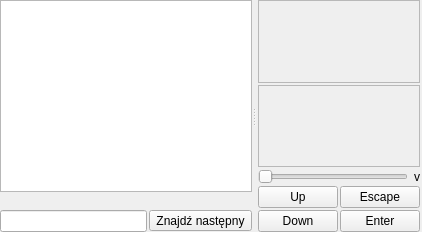
     <widget class="QSplitter" name="splitter">
      <property name="sizePolicy">
       <sizepolicy hsizetype="Expanding" vsizetype="Expanding">
        <horstretch>0</horstretch>
        <verstretch>0</verstretch>
       </sizepolicy>
      </property>
      <property name="orientation">
       <enum>Qt::Horizontal</enum>
      </property>
      <property name="childrenCollapsible">
       <bool>false</bool>
      </property>
      <widget class="QWidget" name="widget" native="true">
       <layout class="QGridLayout" name="gridLayout_9">
        <property name="leftMargin">
         <number>0</number>
        </property>
        <property name="topMargin">
         <number>0</number>
        </property>
        <property name="rightMargin">
         <number>0</number>
        </property>
        <property name="bottomMargin">
         <number>0</number>
        </property>
        <property name="spacing">
         <number>2</number>
        </property>
        <item row="2" column="1">
         <widget class="QToolButton" name="findNextB">
          <property name="focusPolicy">
           <enum>Qt::NoFocus</enum>
          </property>
          <property name="text">
           <string>Znajdź następny</string>
          </property>
          <property name="shortcut">
           <string>F3</string>
          </property>
         </widget>
        </item>
        <item row="0" column="0" colspan="2">
         <widget class="ASMEditor" name="asmE">
          <property name="lineWrapMode">
           <enum>QTextEdit::NoWrap</enum>
          </property>
          <property name="tabStopWidth">
           <number>30</number>
          </property>
         </widget>
        </item>
        <item row="2" column="0">
         <widget class="QLineEdit" name="findE"/>
        </item>
        <item row="1" column="0" colspan="2">
         <widget class="QLabel" name="lineL">
          <property name="text">
           <string/>
          </property>
         </widget>
        </item>
       </layout>
       <zorder>findE</zorder>
       <zorder>findNextB</zorder>
       <zorder>asmE</zorder>
       <zorder>lineL</zorder>
      </widget>
      <widget class="QWidget" name="widget_2" native="true">
       <layout class="QGridLayout" name="gridLayout_3">
        <property name="leftMargin">
         <number>2</number>
        </property>
        <property name="topMargin">
         <number>0</number>
        </property>
        <property name="rightMargin">
         <number>2</number>
        </property>
        <property name="bottomMargin">
         <number>0</number>
        </property>
        <property name="spacing">
         <number>2</number>
        </property>
        <item row="1" column="1" colspan="2">
         <widget class="DisplayPanel" name="displayPanel">
          <property name="minimumSize">
           <size>
            <width>0</width>
            <height>60</height>
           </size>
          </property>
          <property name="frameShape">
           <enum>QFrame::StyledPanel</enum>
          </property>
          <property name="frameShadow">
           <enum>QFrame::Raised</enum>
          </property>
         </widget>
        </item>
        <item row="6" column="1">
         <widget class="KeyButton" name="downB">
          <property name="focusPolicy">
           <enum>Qt::NoFocus</enum>
          </property>
          <property name="text">
           <string>Down</string>
          </property>
         </widget>
        </item>
        <item row="3" column="2">
         <widget class="KeyButton" name="escapeB">
          <property name="focusPolicy">
           <enum>Qt::NoFocus</enum>
          </property>
          <property name="text">
           <string>Escape</string>
          </property>
         </widget>
        </item>
        <item row="3" column="1">
         <widget class="KeyButton" name="upB">
          <property name="focusPolicy">
           <enum>Qt::NoFocus</enum>
          </property>
          <property name="text">
           <string>Up</string>
          </property>
         </widget>
        </item>
        <item row="6" column="2">
         <widget class="KeyButton" name="enterB">
          <property name="focusPolicy">
           <enum>Qt::NoFocus</enum>
          </property>
          <property name="text">
           <string>Enter</string>
          </property>
         </widget>
        </item>
        <item row="0" column="1" colspan="2">
         <widget class="LEDPanel" name="ledPanel">
          <property name="minimumSize">
           <size>
            <width>0</width>
            <height>60</height>
           </size>
          </property>
          <property name="frameShape">
           <enum>QFrame::StyledPanel</enum>
          </property>
          <property name="frameShadow">
           <enum>QFrame::Raised</enum>
          </property>
         </widget>
        </item>
        <item row="2" column="1" colspan="2">
         <widget class="QWidget" name="widget_7" native="true">
          <property name="sizePolicy">
           <sizepolicy hsizetype="Preferred" vsizetype="Fixed">
            <horstretch>0</horstretch>
            <verstretch>0</verstretch>
           </sizepolicy>
          </property>
          <layout class="QHBoxLayout" name="horizontalLayout_2">
           <property name="leftMargin">
            <number>0</number>
           </property>
           <property name="topMargin">
            <number>0</number>
           </property>
           <property name="rightMargin">
            <number>0</number>
           </property>
           <property name="bottomMargin">
            <number>0</number>
           </property>
           <item>
            <widget class="QSlider" name="voltageS">
             <property name="focusPolicy">
              <enum>Qt::NoFocus</enum>
             </property>
             <property name="toolTip">
              <string>Temperatura</string>
             </property>
             <property name="maximum">
              <number>250</number>
             </property>
             <property name="orientation">
              <enum>Qt::Horizontal</enum>
             </property>
            </widget>
           </item>
           <item>
            <widget class="QLabel" name="voltageL">
             <property name="text">
              <string>v</string>
             </property>
            </widget>
           </item>
          </layout>
         </widget>
        </item>
       </layout>
      </widget>
     </widget>
